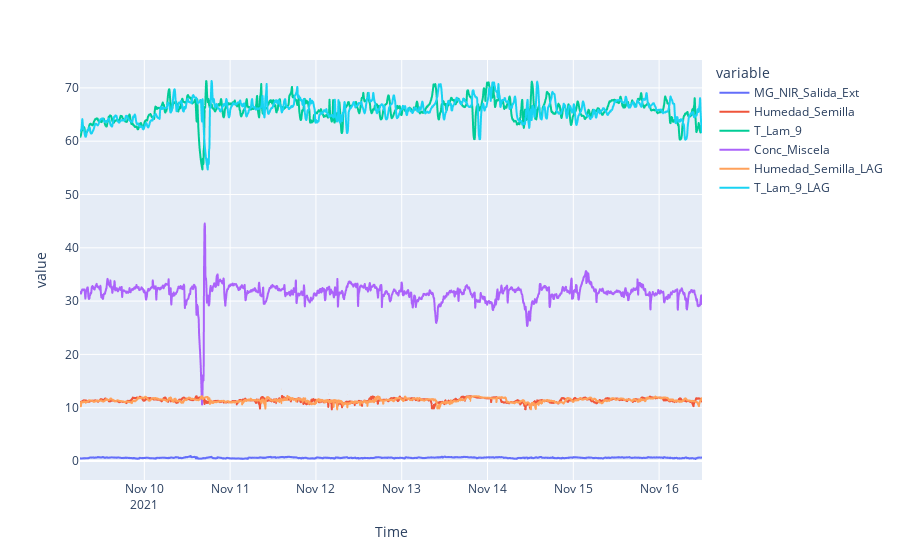

Notebook source saved alongside this figure:
### Code cell
data.plot()

### Figure 1 — Plotly figure (JSON) as saved in the notebook; plotly's stock layout.template omitted (floating-point values rounded to 4 significant figures; data arrays with more than 128 entries replaced by an {"elided": "..."} marker saying what was removed)
{"data": [{"hovertemplate": "variable=MG_NIR_Salida_Ext<br>Time=%{x}<br>value=%{y}<extra></extra>", "legendgroup": "MG_NIR_Salida_Ext", "line": {"color": "#636efa", "dash": "solid"}, "mode": "lines", "name": "MG_NIR_Salida_Ext", "showlegend": true, "type": "scattergl", "x": {"elided": "3481 str values"}, "xaxis": "x", "y": {"elided": "3481 float values"}, "yaxis": "y"}, {"hovertemplate": "variable=Humedad_Semilla<br>Time=%{x}<br>value=%{y}<extra></extra>", "legendgroup": "Humedad_Semilla", "line": {"color": "#EF553B", "dash": "solid"}, "mode": "lines", "name": "Humedad_Semilla", "showlegend": true, "type": "scattergl", "x": {"elided": "3481 str values"}, "xaxis": "x", "y": {"elided": "3481 float values"}, "yaxis": "y"}, {"hovertemplate": "variable=T_Lam_9<br>Time=%{x}<br>value=%{y}<extra></extra>", "legendgroup": "T_Lam_9", "line": {"color": "#00cc96", "dash": "solid"}, "mode": "lines", "name": "T_Lam_9", "showlegend": true, "type": "scattergl", "x": {"elided": "3481 str values"}, "xaxis": "x", "y": {"elided": "3481 float values"}, "yaxis": "y"}, {"hovertemplate": "variable=Conc_Miscela<br>Time=%{x}<br>value=%{y}<extra></extra>", "legendgroup": "Conc_Miscela", "line": {"color": "#ab63fa", "dash": "solid"}, "mode": "lines", "name": "Conc_Miscela", "showlegend": true, "type": "scattergl", "x": {"elided": "3481 str values"}, "xaxis": "x", "y": {"elided": "3481 float values"}, "yaxis": "y"}, {"hovertemplate": "variable=Humedad_Semilla_LAG<br>Time=%{x}<br>value=%{y}<extra></extra>", "legendgroup": "Humedad_Semilla_LAG", "line": {"color": "#FFA15A", "dash": "solid"}, "mode": "lines", "name": "Humedad_Semilla_LAG", "showlegend": true, "type": "scattergl", "x": {"elided": "3481 str values"}, "xaxis": "x", "y": {"elided": "3481 float values"}, "yaxis": "y"}, {"hovertemplate": "variable=T_Lam_9_LAG<br>Time=%{x}<br>value=%{y}<extra></extra>", "legendgroup": "T_Lam_9_LAG", "line": {"color": "#19d3f3", "dash": "solid"}, "mode": "lines", "name": "T_Lam_9_LAG", "showlegend": true, "type": "scattergl", "x": {"elided": "3481 str values"}, "xaxis": "x", "y": {"elided": "3481 float values"}, "yaxis": "y"}], "layout": {"legend": {"title": {"text": "variable"}, "tracegroupgap": 0}, "margin": {"t": 60}, "xaxis": {"anchor": "y", "domain": [0, 1], "title": {"text": "Time"}}, "yaxis": {"anchor": "x", "domain": [0, 1], "title": {"text": "value"}}}}
